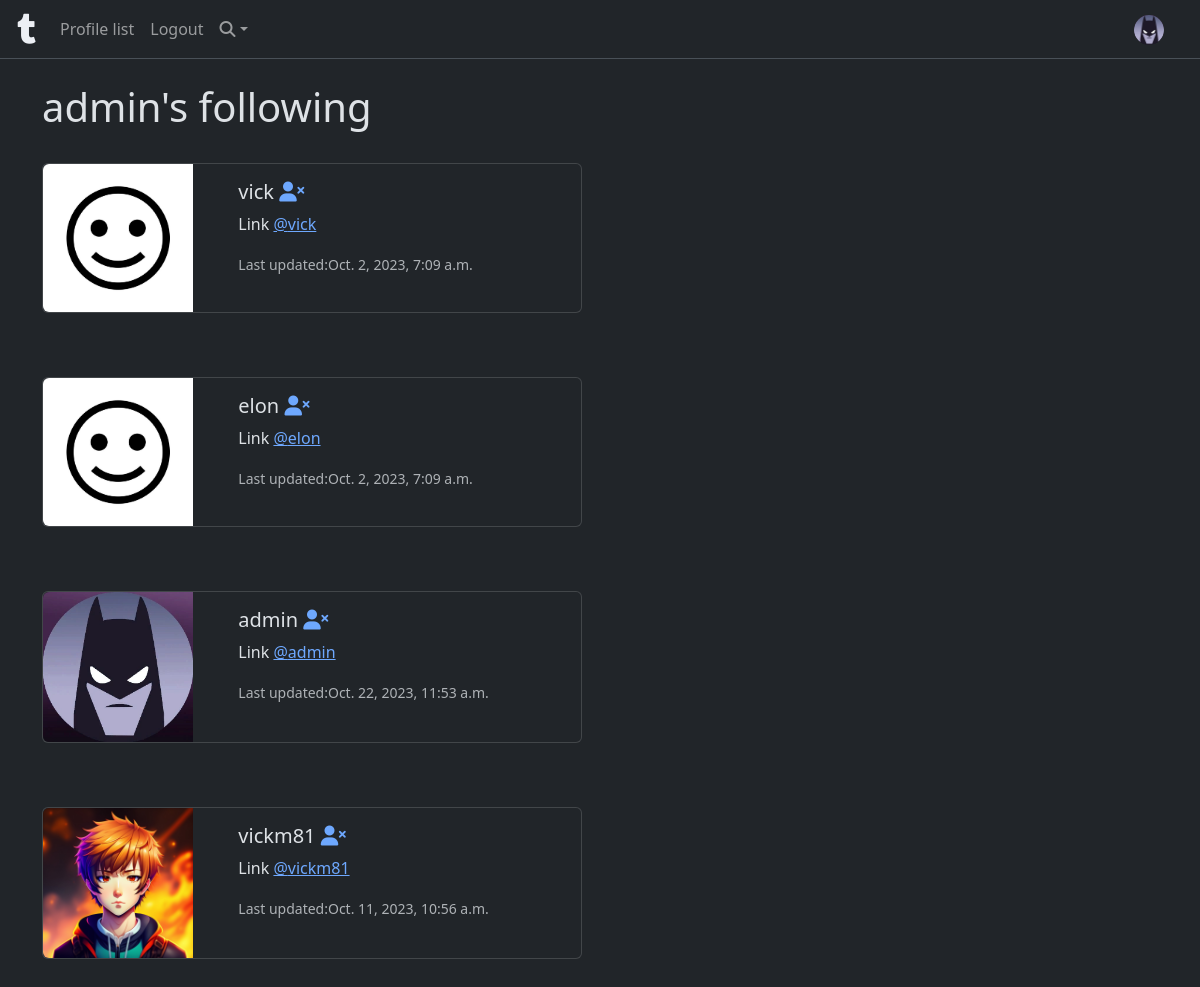
/profile/following/1 (signed in), run on the app's committed database.
### tweeetr/models.py (models this page shows, shortened)
class Profile(models.Model):
    user = models.OneToOneField(User, on_delete=models.CASCADE)
    follows = models.ManyToManyField("self", related_name="followed_by", symmetrical=False, blank=True)
    date_modified = models.DateTimeField(User, auto_now=True)
    profile_bio = models.CharField(null=True, blank=True, max_length=500)
    website_link = models.CharField(null=True, blank=True, max_length=500)
    instagram_link = models.CharField(null=True, blank=True, max_length=100)
    linkedin_link = models.CharField(null=True, blank=True, max_length=100)
    profile_image = models.ImageField(null=True, blank=True, upload_to="images/")

### tweeetr/views.py (the view)
# urls.py: path('profile/following/<int:pk>', views.following, name='following'),
def following(request, pk):
    if request.user.is_authenticated and request.user.id == pk:
        profiles = Profile.objects.get(user_id=pk)
        return render(request, 'following.html', {"profiles": profiles})
    else:
        messages.success(request, "Ooops, this is not your profile!!")
        return redirect('home')

### tweeetr/templates/following.html
{%extends 'base.html'%}
{%load static%}
{%block content%}
    <h1>{{request.user.username}}'s following</h1>
    <br>
    {%if profiles%}
        {%for profile in profiles.follows.all%}
        <div class="card mb-3" style="max-width: 540px;">
  <div class="row g-0">
    <div class="col-md-4">
      {%if profile.profile_image%}
            <img src="{{profile.profile_image.url}}" class="img-fluid rounded-start" width="150" height="150">
      {%else%}
        <img src="{%static 'images/icon.jpg'%}" class="img-fluid rounded-start" alt="profile image" width="150" height="150">
        {%endif%}
    </div>
    <div class="col-md-8">
      <div class="card-body">
        <h5 class="card-title">{{profile.user.username}}&nbsp<a href="{%url 'unfollow' profile.user.id%}"><i class="fas fa-user-times"></i></a><br></h5>
        <p class="card-text">Link <a href="{%url 'profile' profile.user.id%}">@{{profile.user.username|lower}}</a></p>
        <p class="card-text"><small class="text-body-secondary">Last updated:{{profile.date_modified}}</small></p>
      </div>
    </div>
  </div>
</div>
        <br><br>
        {%endfor%}
    {%endif%}
{%endblock%}

### tweeetr/templates/navbar.html (shortened to what this page needs)
{%load static%}
<nav class="navbar navbar-expand-lg sticky-top navbar-dark bg-dark border-bottom border-body">
  <div class="container-fluid">
    <a class="navbar-brand" href="{%url 'home'%}">&nbsp;<i class="fa-brands fa-tumblr fa-xl" style="color: #eceff4;"></i>
</a>
    <div class="collapse navbar-collapse" id="navbarSupportedContent">
        <ul class="navbar-nav me-auto mb-2 mb-lg-0">
        <li class="nav-item">
          <a class="nav-link" href="{%url 'profile_list'%}">Profile list</a>
        </li>
        {%if user.is_authenticated%}
        <li class="nav-item">
          <a class="nav-link" href="{%url 'logout'%}">Logout</a>
         </li>
        {%endif%}
        <li class="nav-item dropdown">
          <a class="nav-link dropdown-toggle" href="#" role="button" data-bs-toggle="dropdown" aria-expanded="false">
            <i class="fa fa-search"></i></a>
        </li>
      </ul>
      {%if user.is_authenticated%}
        <ul class="navbar-nav ml-auto">
          <li class="nav-link navbar-brand">
              <a href="{%url 'profile' request.user.id%}">
              {%if user.profile.profile_image%}
                <img src="{{user.profile.profile_image.url}}" class="rounded-circle" width="30" height="30">
              {%else%}
                <img src="{%static 'images/icon.jpg'%}" class="rounded-circle" width="30" height="30" alt="profile image">
              {%endif%}
            </a>
          </li>
        </ul>
      {%endif%}
    </div>
  </div>
</nav>

### data on the page
Profile: user.username "vick", date_modified "Oct. 2, 2023, 7:09 a.m."
Profile: user.username "elon", date_modified "Oct. 2, 2023, 7:09 a.m."
Profile: profile_image (picture), user.username "admin", date_modified "Oct. 22, 2023, 11:53 a.m."
Profile: profile_image (picture), user.username "vickm81", date_modified "Oct. 11, 2023, 10:56 a.m."

### other printed values
{{ request.user.username }} "admin"
